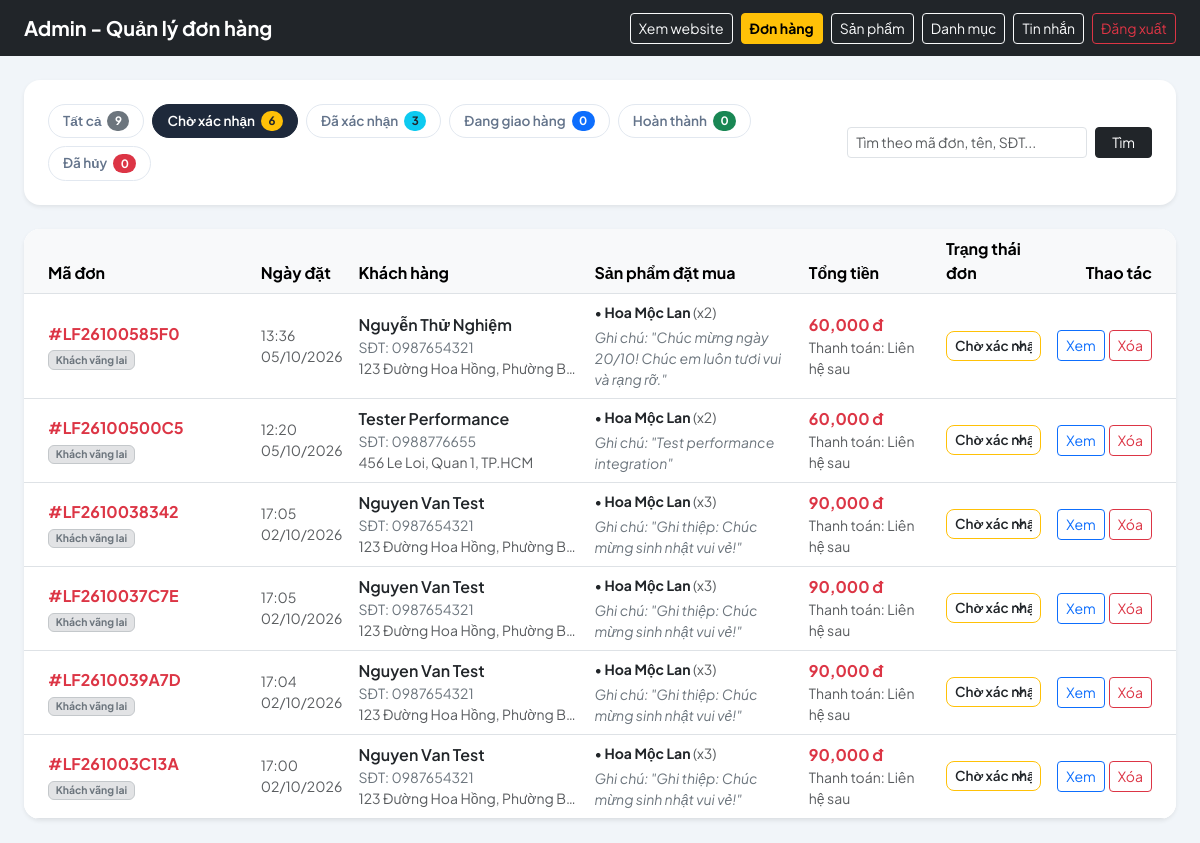
Page /admin/orders?status=pending (signed in) on the committed database.
### models.py (models this page shows, shortened)
class Order(db.Model):
    __tablename__ = 'orders'
    id = db.Column(db.Integer, primary_key=True)
    order_code = db.Column(db.String(32), unique=True, nullable=False, index=True)
    customer_id = db.Column(db.Integer, db.ForeignKey('customers.id'), nullable=True, index=True)
    customer_name = db.Column(db.String(100), nullable=False)
    customer_phone = db.Column(db.String(20), nullable=False, index=True)
    shipping_address = db.Column(db.String(255), nullable=False)
    delivery_time = db.Column(db.String(100), nullable=True)  # Hẹn giờ giao hoa (VD: Giao sớm nhất / Hẹn ngày 20/10)
    customer_note = db.Column(db.Text, nullable=True)  # Ghi chú hoặc lời chúc viết thiệp
    cancel_reason = db.Column(db.String(255), nullable=True)  # Lý do hủy đơn nếu có
    total_price = db.Column(db.Float, nullable=False, default=0.0)
    status = db.Column(db.String(20), nullable=False, default='pending', index=True)  # pending, confirmed, shipping, completed, cancelled
    payment_status = db.Column(db.String(30), nullable=False, default='contact_later')  # contact_later, paid, unpaid
    created_at = db.Column(db.DateTime, default=datetime.utcnow, index=True)
    updated_at = db.Column(db.DateTime, default=datetime.utcnow, onupdate=datetime.utcnow)
    customer = db.relationship('Customer', backref=db.backref('orders', lazy=True, order_by='Order.created_at.desc()'))
    items = db.relationship('OrderItem', backref='order', cascade='all, delete-orphan', lazy=True)
    @property
    def status_label(self):
        labels = {
            'pending': 'Chờ xác nhận',
            'confirmed': 'Đã xác nhận',
            'shipping': 'Đang giao hàng',
            'completed': 'Hoàn thành',
            'cancelled': 'Đã hủy'
        }
        return labels.get(self.status, self.status)
    @property
    def status_badge_class(self):
        classes = {
            'pending': 'bg-warning text-dark',
            'confirmed': 'bg-info text-dark',
            'shipping': 'bg-primary text-white',
            'completed': 'bg-success text-white',
            'cancelled': 'bg-danger text-white'
        }
        return classes.get(self.status, 'bg-secondary text-white')

class OrderItem(db.Model):
    __tablename__ = 'order_items'
    id = db.Column(db.Integer, primary_key=True)
    order_id = db.Column(db.Integer, db.ForeignKey('orders.id'), nullable=False, index=True)
    product_id = db.Column(db.Integer, db.ForeignKey('products.id'), nullable=True, index=True)
    product_name = db.Column(db.String(200), nullable=False)
    product_price = db.Column(db.Float, nullable=False)
    quantity = db.Column(db.Integer, nullable=False, default=1)
    subtotal = db.Column(db.Float, nullable=False)
    product_image = db.Column(db.String(255), nullable=True)
    product = db.relationship('Product', backref=db.backref('order_items', lazy=True))

### web.py (the view, shortened to what this page needs)
@app.route('/admin/orders')
@admin_required
def admin_orders():
    status_filter = request.args.get('status', '').strip()
    q = request.args.get('q', '').strip()
    query = Order.query.options(
        selectinload(Order.customer),
        selectinload(Order.items).selectinload(OrderItem.product).selectinload(Product.media)
    )
    if status_filter:
        query = query.filter(Order.status == status_filter)
    orders = query.order_by(Order.created_at.desc()).all()
    counts = {
        'all': Order.query.count(),
        'pending': Order.query.filter_by(status='pending').count(),
        'confirmed': Order.query.filter_by(status='confirmed').count(),
        'shipping': Order.query.filter_by(status='shipping').count(),
        'completed': Order.query.filter_by(status='completed').count(),
        'cancelled': Order.query.filter_by(status='cancelled').count()
    }
    return render_template('admin/orders.html', orders=orders, status_filter=status_filter, q=q, counts=counts)

### web.py (called while the page is built)
@login_manager.user_loader
def load_user(user_id):
    try:
        account_type, raw_id = user_id.split('-', 1)
        raw_id = int(raw_id)
    except (ValueError, AttributeError):
        return None
    if account_type == 'admin':
        return Admin.query.get(raw_id)
    elif account_type == 'customer':
        return Customer.query.get(raw_id)
    return None

def admin_required(f):
    @wraps(f)
    def decorated(*args, **kwargs):
        if not current_user.is_authenticated:
            return redirect(url_for('admin_login', next=request.path))
        if not isinstance(current_user, Admin):
            abort(403)
        return f(*args, **kwargs)
    return decorated

def get_cached_categories():
    categories = cache.get('all_categories')
    if categories is None:
        categories = Category.query.order_by(Category.name).all()
        cache.set('all_categories', categories, timeout=300)
    return categories

@app.context_processor
def inject_nav_categories():
    return dict(nav_categories=get_cached_categories())

@app.context_processor
def inject_cart_count():
    cart = session.get('cart', {})
    total_qty = sum(cart.values()) if isinstance(cart, dict) else 0
    return dict(cart_count=total_qty)

@app.before_request
def csrf_protect_origin():
    if request.method in ('POST', 'PUT', 'DELETE', 'PATCH'):
        origin = request.headers.get('Origin')
        referer = request.headers.get('Referer')
        target_host = request.host.lower()
        if origin:
            parsed_origin = urllib.parse.urlparse(origin).netloc.lower()
            if parsed_origin != target_host:
                abort(403)
        elif referer:
            parsed_referer = urllib.parse.urlparse(referer).netloc.lower()
            if parsed_referer != target_host:
                abort(403)

### templates/admin/orders.html (shortened to what this page needs)
<!DOCTYPE html>
<html lang="vi">
<head>
    <link href="https://cdn.jsdelivr.net/npm/bootstrap@5.3.3/dist/css/bootstrap.min.css" rel="stylesheet">
</head>
<body>
    <nav class="navbar navbar-dark bg-dark">
        <div class="container-fluid px-4">
            <span class="navbar-brand fw-bold">Admin - Quản lý đơn hàng</span>
            <div class="d-flex align-items-center gap-2">
                <a href="{{ url_for('index') }}" class="btn btn-outline-light btn-sm" target="_blank">Xem website</a>
                <a href="{{ url_for('admin_orders') }}" class="btn btn-warning btn-sm fw-bold">Đơn hàng</a>
                <a href="{{ url_for('admin_dashboard') }}" class="btn btn-outline-light btn-sm">Sản phẩm</a>
                <a href="{{ url_for('admin_categories') }}" class="btn btn-outline-light btn-sm">Danh mục</a>
                <a href="{{ url_for('admin_chat') }}" class="btn btn-outline-light btn-sm">Tin nhắn</a>
                <a href="{{ url_for('admin_logout') }}" class="btn btn-outline-danger btn-sm">Đăng xuất</a>
            </div>
        </div>
    </nav>
    <div class="container-fluid px-4 my-4">
        <div class="card border-0 shadow-sm rounded-4 mb-4">
            <div class="card-body p-3 p-md-4">
                <div class="d-flex flex-column flex-md-row align-items-md-center justify-content-between gap-3">
                    <div class="d-flex flex-wrap gap-2">
                        <a href="{{ url_for('admin_orders', q=q if q else None) }}" class="filter-pill {{ 'active' if not status_filter else '' }}">
                            Tất cả <span class="badge bg-secondary rounded-pill">{{ counts.all }}</span>
                        </a>
                        <a href="{{ url_for('admin_orders', status='pending', q=q if q else None) }}" class="filter-pill {{ 'active' if status_filter=='pending' else '' }}">
                            Chờ xác nhận <span class="badge bg-warning text-dark rounded-pill">{{ counts.pending }}</span>
                        </a>
                        <a href="{{ url_for('admin_orders', status='confirmed', q=q if q else None) }}" class="filter-pill {{ 'active' if status_filter=='confirmed' else '' }}">
                            Đã xác nhận <span class="badge bg-info text-dark rounded-pill">{{ counts.confirmed }}</span>
                        </a>
                        <a href="{{ url_for('admin_orders', status='shipping', q=q if q else None) }}" class="filter-pill {{ 'active' if status_filter=='shipping' else '' }}">
                            Đang giao hàng <span class="badge bg-primary rounded-pill">{{ counts.shipping }}</span>
                        </a>
                        <a href="{{ url_for('admin_orders', status='completed', q=q if q else None) }}" class="filter-pill {{ 'active' if status_filter=='completed' else '' }}">
                            Hoàn thành <span class="badge bg-success rounded-pill">{{ counts.completed }}</span>
                        </a>
                        <a href="{{ url_for('admin_orders', status='cancelled', q=q if q else None) }}" class="filter-pill {{ 'active' if status_filter=='cancelled' else '' }}">
                            Đã hủy <span class="badge bg-danger rounded-pill">{{ counts.cancelled }}</span>
                        </a>
                    </div>
                    <form method="GET" action="{{ url_for('admin_orders') }}" class="d-flex gap-2">
                        <input type="text" name="q" value="{{ q or '' }}" class="form-control form-control-sm" placeholder="Tìm theo mã đơn, tên, SĐT..." style="min-width: 240px;">
                        <button type="submit" class="btn btn-sm btn-dark px-3">Tìm</button>
                    </form>
                </div>
            </div>
        </div>
        <div class="card border-0 shadow-sm rounded-4 overflow-hidden">
            <div class="table-responsive">
                <table class="table table-hover mb-0 bg-white">
                    <thead class="table-light border-bottom">
                        <tr>
                            <th class="ps-4">Mã đơn</th>
                            <th>Ngày đặt</th>
                            <th>Khách hàng</th>
                            <th>Sản phẩm đặt mua</th>
                            <th>Tổng tiền</th>
                            <th>Trạng thái đơn</th>
                            <th class="text-end pe-4">Thao tác</th>
                        </tr>
                    </thead>
                    <tbody>
                        {% if not orders %}
                        <tr>
                            <td colspan="7" class="text-center py-5 text-muted">
                                Không tìm thấy đơn hàng nào phù hợp.
                            </td>
                        </tr>
                        {% else %}
                        {% for o in orders %}
                        <tr>
                            <td class="ps-4">
                                <strong class="text-danger">#{{ o.order_code }}</strong>
                                {% if o.customer %}
                                <div class="badge bg-success-subtle text-success border border-success-subtle" style="font-size: 0.65rem;">Thành viên</div>
                                {% else %}
                                <div class="badge bg-secondary-subtle text-secondary border border-secondary-subtle" style="font-size: 0.65rem;">Khách vãng lai</div>
                                {% endif %}
                            </td>
                            <td class="small text-muted">
                                {{ o.created_at.strftime('%H:%M') }}<br>
                                {{ o.created_at.strftime('%d/%m/%Y') }}
                            </td>
                            <td>
                                <div class="fw-semibold text-dark">{{ o.customer_name }}</div>
                                <div class="small text-secondary">SĐT: {{ o.customer_phone }}</div>
                                <div class="small text-muted text-truncate" style="max-width: 220px;" title="{{ o.shipping_address }}">
                                    {{ o.shipping_address }}
                                </div>
                            </td>
                            <td>
                                <div class="d-flex flex-column gap-1">
                                    {% for item in o.items %}
                                    <div class="small text-dark">
                                        • <strong>{{ item.product_name }}</strong> <span class="text-muted">(x{{ item.quantity }})</span>
                                    </div>
                                    {% endfor %}
                                </div>
                                {% if o.customer_note %}
                                <div class="small text-secondary fst-italic mt-1" style="max-width: 250px;">
                                    Ghi chú: "{{ o.customer_note }}"
                                </div>
                                {% endif %}
                            </td>
                            <td>
                                <strong class="text-danger fs-6">{{ "{:,.0f}".format(o.total_price) }} đ</strong>
                                <div class="small text-muted">Thanh toán: Liên hệ sau</div>
                            </td>
                            <td>
                                <form method="POST" action="{{ url_for('admin_order_update_status', order_id=o.id) }}" class="m-0">
                                    <select name="status" class="form-select form-select-sm order-status-select border-{{ 'warning' if o.status=='pending' else ('info' if o.status=='confirmed' else ('primary' if o.status=='shipping' else ('success' if o.status=='completed' else 'danger'))) }}" onchange="this.form.submit()">
                                        <option value="pending" {{ 'selected' if o.status=='pending' else '' }}>Chờ xác nhận</option>
                                    </select>
                                </form>
                            </td>
                            <td class="text-end pe-4">
                                <div class="d-inline-flex gap-1">
                                    <button type="button" class="btn btn-sm btn-outline-primary" data-bs-toggle="modal" data-bs-target="#orderModal-{{ o.id }}" title="Xem chi tiết đơn">
                                        Xem
                                    </button>
                                    <form method="POST" action="{{ url_for('admin_order_delete', order_id=o.id) }}" onsubmit="return confirm('Bạn có chắc chắn muốn xóa vĩnh viễn đơn hàng #{{ o.order_code }} không?');" class="d-inline">
                                        <button type="submit" class="btn btn-sm btn-outline-danger" title="Xóa đơn">
                                            Xóa
                                        </button>
                                    </form>
                                </div>
                            </td>
                        </tr>
                        {% endfor %}
                        {% endif %}
                    </tbody>
                </table>
            </div>
        </div>
    </div>
</body>
</html>

### templates/admin/orders.html (style rules this page uses)
body { font-family: 'Plus Jakarta Sans', sans-serif; background-color: #f1f5f9; color: #1e293b; }
.order-status-select { padding: 4px 8px; font-size: 0.85rem; border-radius: 8px; font-weight: 600; }
.filter-pill { text-decoration: none; padding: 6px 14px; border-radius: 20px; font-size: 0.85rem; font-weight: 600; color: #64748b; background: #ffffff; border: 1px solid #e2e8f0; transition: all 0.18s ease; display: inline-flex; align-items: center; gap: 6px; }
.filter-pill:hover, .filter-pill.active { background: #1e293b; color: #ffffff; border-color: #1e293b; }
.filter-pill .badge { font-size: 0.72rem; }
.table tbody tr { vertical-align: middle; }

### rows in the picture
Order: order_code "LF26100585F0", created_at "13:36", created_at "05/10/2026", customer_name "Nguyễn Thử Nghiệm", customer_phone "0987654321", shipping_address "123 Đường Hoa Hồng, Phường B…", customer_note "Chúc mừng ngày 20/10! Chúc em luôn tươi vui và rạng rỡ.", total_price "60,000", status "Chờ xác nhận"
OrderItem: product_name "Hoa Mộc Lan", quantity "2"
Order: order_code "LF26100500C5", created_at "12:20", created_at "05/10/2026", customer_name "Tester Performance", customer_phone "0988776655", shipping_address "456 Le Loi, Quan 1, TP.HCM", customer_note "Test performance integration", total_price "60,000", status "Chờ xác nhận"
OrderItem: product_name "Hoa Mộc Lan", quantity "2"
Order: order_code "LF2610038342", created_at "17:05", created_at "02/10/2026", customer_name "Nguyen Van Test", customer_phone "0987654321", shipping_address "123 Đường Hoa Hồng, Phường B…", customer_note "Ghi thiệp: Chúc mừng sinh nhật vui vẻ!", total_price "90,000", status "Chờ xác nhận"
OrderItem: product_name "Hoa Mộc Lan", quantity "3"
Order: order_code "LF2610037C7E", created_at "17:05", created_at "02/10/2026", customer_name "Nguyen Van Test", customer_phone "0987654321", shipping_address "123 Đường Hoa Hồng, Phường B…", customer_note "Ghi thiệp: Chúc mừng sinh nhật vui vẻ!", total_price "90,000", status "Chờ xác nhận"
OrderItem: product_name "Hoa Mộc Lan", quantity "3"
Order: order_code "LF2610039A7D", created_at "17:04", created_at "02/10/2026", customer_name "Nguyen Van Test", customer_phone "0987654321", shipping_address "123 Đường Hoa Hồng, Phường B…", customer_note "Ghi thiệp: Chúc mừng sinh nhật vui vẻ!", total_price "90,000", status "Chờ xác nhận"
OrderItem: product_name "Hoa Mộc Lan", quantity "3"
Order: order_code "LF261003C13A", created_at "17:00", created_at "02/10/2026", customer_name "Nguyen Van Test", customer_phone "0987654321", shipping_address "123 Đường Hoa Hồng, Phường B…", customer_note "Ghi thiệp: Chúc mừng sinh nhật vui vẻ!", total_price "90,000", status "Chờ xác nhận"
OrderItem: product_name "Hoa Mộc Lan", quantity "3"

### other values in the picture
{{ counts.all }} "9"
{{ counts.pending }} "6"
{{ counts.confirmed }} "3"
{{ counts.shipping }} "0"
{{ counts.completed }} "0"
{{ counts.cancelled }} "0"
